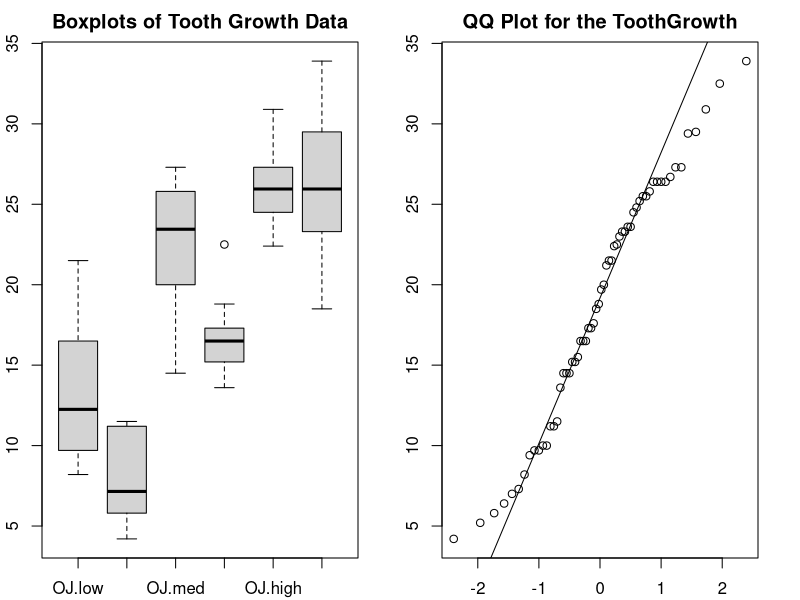
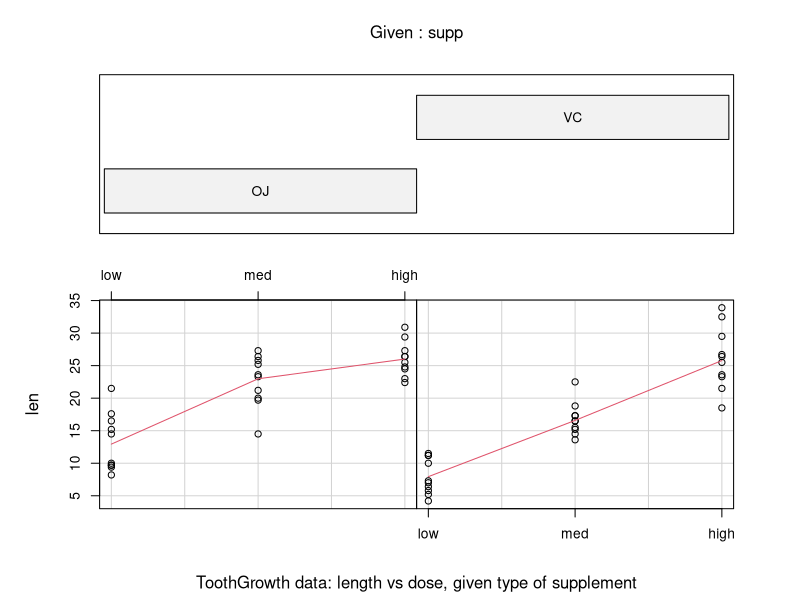
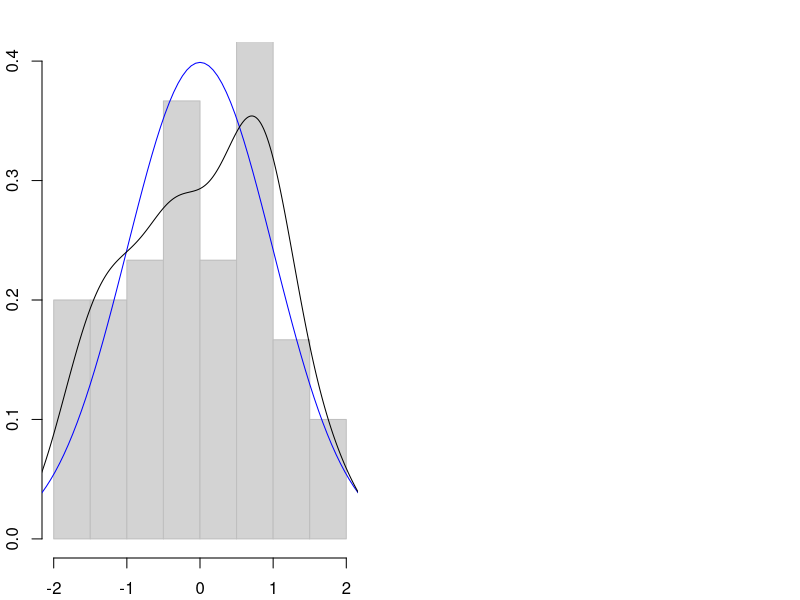
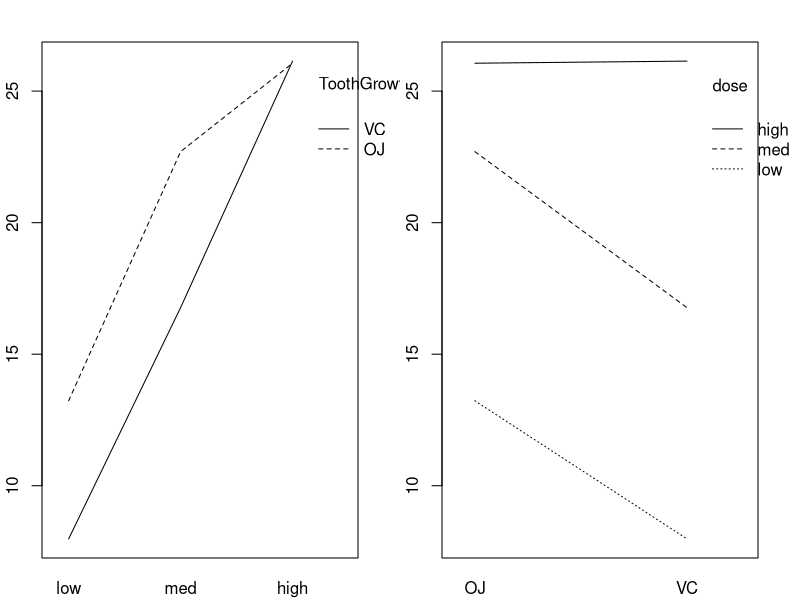

The R source for these figures, in order:
## ---- chunk 1
require(graphics)

#install.packages("UsingR")
#library(UsingR)

data(ToothGrowth)
tgrowth <- ToothGrowth$len
tsupp <- ToothGrowth$supp
tdose <- ToothGrowth$dose
tgdata<- ToothGrowth
head(ToothGrowth,2)
tail(ToothGrowth,2)
## ---- chunk 2
dim(ToothGrowth)
str(ToothGrowth)
## ---- chunk 3
ToothGrowth$dose = factor(ToothGrowth$dose, levels=c(0.5,1.0,2.0),labels=c("low","med","high"))
tgOJ <- ToothGrowth[ToothGrowth$supp == 'OJ',]
tgVC <- ToothGrowth[ToothGrowth$supp == 'VC',]
# set up a two panel plot
par(mfrow=c(1,2))
par(mar=c(2,2,2,2)+0.1)
#plot(ToothGrowth)


boxplot(len ~ supp * dose, data=ToothGrowth,
 ylab="Tooth Length", main="Boxplots of Tooth Growth Data")


qqnorm(ToothGrowth$len,main="QQ Plot for the ToothGrowth")
qqline(ToothGrowth$len)
bartlett.test(ToothGrowth$len~supp,ToothGrowth)
bartlett.test(ToothGrowth$len~dose,ToothGrowth)
## ---- chunk 4
## Commenting all this section so I fit into 2 pages as required; very tough job.
par(mfrow=c(1,2))
coplot(len ~ dose | supp, data = ToothGrowth, panel = panel.smooth,
 xlab = "ToothGrowth data: length vs dose, given type of supplement")
#
#
hist(scale(ToothGrowth$len), prob=T, col="light grey", border="grey", main=NULL, ylim=c(0,0.4))
curve(dnorm(x,0,1), -3, 3, col='blue', add=T)
lines(density(scale(ToothGrowth$len)))
#
#with(ToothGrowth, tapply(len, list(supp,dose), mean))
## ---- chunk 5

summary(ToothGrowth)
str(ToothGrowth)

x1 <- mean(tgOJ$len)
x2 <- mean(tgVC$len)
tgmean <- mean(ToothGrowth$len)
s1 <- sd(tgOJ$len)
s2 <- sd(tgVC$len)
sdtg <- sd(ToothGrowth$len)
n1 <- length(tgOJ$len)
n2 <- length(tgVC$len)
ntg <- length(ToothGrowth$len)
SE <- sqrt( s1^2/n1 + s2^2/n2)
tgse <- (sdtg/sqrt(ntg))
tgerr <- tgse*qt(0.975,df=ntg-1)
tgleft <- tgmean-tgerr
tgright <- tgmean+tgerr

tgCI <- (mean(ToothGrowth$len) + c(-1, 1) * qnorm(0.975) * sd(ToothGrowth$len)/sqrt(length(ToothGrowth$len)))
### commenting this to fit in 2 pages.
### Typing the reuslts to save on space.
cat("The Mean of ToothGrowth with supp OJ =",x1,"The Mean of ToothGrowth with supp VC =",x2,"\n")
cat("The sd of ToothGrowth with supp OJ =",s1,"The sd of ToothGrowth with supp VC =",s2,"\n")
cat("The length of dataframe wiht supp OJ =",n1,"The length of dataframe wiht supp VC =",n2,"\n")
cat("The Standard Error for OJ and VC=",SE,"\n")
cat("The 95% CI for the Tooth Growth is between =",tgCI,"\n")
cat("The Mean for TothGrowth for OJ and VC=",mean(ToothGrowth$len),"\n")
#comment out to fit into 2 pages
shapiro.test(ToothGrowth$len)
## ---- chunk 6
# Comment out to fit into pages.
t <- (x1 - x2)/SE
px<-pt(t,n1-1)
#cat("t Vlaue is=",t,"P vlaues is =",px)
#sdf <- tgdata[sample(nrow(tgdata), 40), ]
#smean <- mean(sdf$len)
#smean
summary(aov(len~supp+dose,data=ToothGrowth))
summary(aov(len~supp+dose+supp:dose,data=ToothGrowth))
summary(aov(len~supp*dose,data=ToothGrowth))
summary(aov(len~supp*dose,data=ToothGrowth, subset=(dose!="2")))
#subset by dose
big_dose <- ToothGrowth[ToothGrowth$dose==2.0,]
med_dose <- ToothGrowth[ToothGrowth$dose==1.0,]
small_dose <- ToothGrowth[ToothGrowth$dose==0.5,]

# mean by dose
bigd_mean <- mean(big_dose$len)
medd_mean <- mean(med_dose$len)
smalld_mean <- mean(small_dose$len)
# sd by dose
bigd_sd <- sd(big_dose$len)
medd_sd <- sd(med_dose$len)
smalld_sd <- sd(small_dose$len)
# df by dose
bigd_n <- length(big_dose$len)
medd_n <- length(med_dose$len)
smalld_n <- length(small_dose$len)
does_n <- bigd_n+medd_n+smalld_n
#standard erro by dose
dose_SE <- sqrt( bigd_sd^2/bigd_n + medd_sd^2/medd_n + smalld_sd^2/smalld_n)
dose_err <- dose_SE*qt(0.975,df=does_n-1)
# Crtical t-value for big and med dose
t_bm <- (bigd_mean - medd_mean)/dose_SE
# Crtical t-value for med and small dose
t_ms <- (medd_mean - smalld_mean)/dose_SE
# P-Value for big and med dose
p_bm <- pt(t_bm,does_n - 1 )
# P-Value for med and small dose
p_ms <- pt(t_ms,does_n - 1 )

t.test(tgOJ$len,tgVC$len)
## ---- chunk 7
# Comment out to fit into pages.
par(mfrow=c(1,2))
par(mar=c(2,2,2,2)+0.1)
interaction.plot(ToothGrowth$dose, ToothGrowth$supp, ToothGrowth$len)

#interaction plot
with(ToothGrowth, {interaction.plot(supp, dose, len)})

summary(aov(len~supp*dose,data=ToothGrowth, subset=(dose!="2")))
